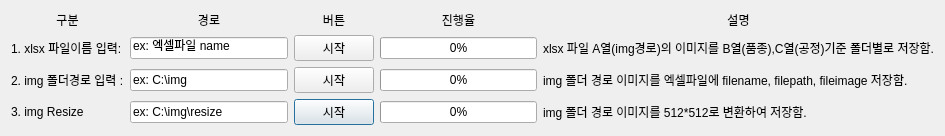
<?xml version="1.0" encoding="UTF-8"?>
<ui version="4.0">
 <class>Dialog</class>
 <widget class="QDialog" name="Dialog">
  <property name="geometry">
   <rect>
    <x>0</x>
    <y>0</y>
    <width>945</width>
    <height>127</height>
   </rect>
  </property>
  <property name="windowTitle">
   <string>SEO</string>
  </property>
  <property name="windowIcon">
   <iconset>
    <normaloff>../../Pictures/seo.jpg</normaloff>../../Pictures/seo.jpg</iconset>
  </property>
  <layout class="QVBoxLayout" name="verticalLayout">
   <item>
    <layout class="QGridLayout" name="gridLayout">
     <item row="1" column="1">
      <widget class="QLabel" name="label_B">
       <property name="text">
        <string>경로</string>
       </property>
       <property name="textFormat">
        <enum>Qt::AutoText</enum>
       </property>
       <property name="scaledContents">
        <bool>false</bool>
       </property>
       <property name="alignment">
        <set>Qt::AlignCenter</set>
       </property>
       <property name="margin">
        <number>4</number>
       </property>
       <property name="indent">
        <number>-1</number>
       </property>
      </widget>
     </item>
     <item row="2" column="0">
      <widget class="QLabel" name="label_01">
       <property name="contextMenuPolicy">
        <enum>Qt::NoContextMenu</enum>
       </property>
       <property name="text">
        <string>1. xlsx 파일이름 입력:</string>
       </property>
      </widget>
     </item>
     <item row="4" column="2">
      <widget class="QPushButton" name="pushButton_3">
       <property name="text">
        <string>시작</string>
       </property>
       <property name="autoRepeatDelay">
        <number>400</number>
       </property>
       <property name="autoRepeatInterval">
        <number>200</number>
       </property>
      </widget>
     </item>
     <item row="1" column="2">
      <widget class="QLabel" name="label_C">
       <property name="text">
        <string>버튼</string>
       </property>
       <property name="textFormat">
        <enum>Qt::AutoText</enum>
       </property>
       <property name="scaledContents">
        <bool>false</bool>
       </property>
       <property name="alignment">
        <set>Qt::AlignCenter</set>
       </property>
       <property name="margin">
        <number>4</number>
       </property>
       <property name="indent">
        <number>-1</number>
       </property>
      </widget>
     </item>
     <item row="1" column="4">
      <widget class="QLabel" name="label_E">
       <property name="mouseTracking">
        <bool>false</bool>
       </property>
       <property name="text">
        <string>설명</string>
       </property>
       <property name="textFormat">
        <enum>Qt::AutoText</enum>
       </property>
       <property name="scaledContents">
        <bool>false</bool>
       </property>
       <property name="alignment">
        <set>Qt::AlignCenter</set>
       </property>
       <property name="margin">
        <number>4</number>
       </property>
       <property name="indent">
        <number>-1</number>
       </property>
      </widget>
     </item>
     <item row="1" column="0">
      <widget class="QLabel" name="label_A">
       <property name="text">
        <string>구분</string>
       </property>
       <property name="textFormat">
        <enum>Qt::AutoText</enum>
       </property>
       <property name="scaledContents">
        <bool>false</bool>
       </property>
       <property name="alignment">
        <set>Qt::AlignCenter</set>
       </property>
       <property name="margin">
        <number>4</number>
       </property>
       <property name="indent">
        <number>-1</number>
       </property>
      </widget>
     </item>
     <item row="2" column="1">
      <widget class="QLineEdit" name="lineEdit_1">
       <property name="text">
        <string>ex: 엑셀파일 name</string>
       </property>
      </widget>
     </item>
     <item row="4" column="1">
      <widget class="QLineEdit" name="lineEdit_3">
       <property name="text">
        <string>ex: C:\img\resize</string>
       </property>
      </widget>
     </item>
     <item row="3" column="0">
      <widget class="QLabel" name="label_02">
       <property name="text">
        <string>2. img 폴더경로 입력 :</string>
       </property>
      </widget>
     </item>
     <item row="1" column="3">
      <widget class="QLabel" name="label_D">
       <property name="text">
        <string>진행율</string>
       </property>
       <property name="textFormat">
        <enum>Qt::AutoText</enum>
       </property>
       <property name="scaledContents">
        <bool>false</bool>
       </property>
       <property name="alignment">
        <set>Qt::AlignCenter</set>
       </property>
       <property name="margin">
        <number>4</number>
       </property>
       <property name="indent">
        <number>-1</number>
       </property>
      </widget>
     </item>
     <item row="3" column="4">
      <widget class="QLabel" name="label_E2">
       <property name="text">
        <string>img 폴더 경로 이미지를 엑셀파일에 filename, filepath, fileimage 저장함.</string>
       </property>
      </widget>
     </item>
     <item row="3" column="3">
      <widget class="QProgressBar" name="progressBar_2">
       <property name="value">
        <number>0</number>
       </property>
      </widget>
     </item>
     <item row="4" column="0">
      <widget class="QLabel" name="label_03">
       <property name="text">
        <string>3. img Resize</string>
       </property>
      </widget>
     </item>
     <item row="2" column="4">
      <widget class="QLabel" name="label_E1">
       <property name="text">
        <string>xlsx 파일 A열(img경로)의 이미지를 B열(품종),C열(공정)기준 폴더별로 저장함.</string>
       </property>
      </widget>
     </item>
     <item row="2" column="3">
      <widget class="QProgressBar" name="progressBar_1">
       <property name="value">
        <number>0</number>
       </property>
      </widget>
     </item>
     <item row="4" column="4">
      <widget class="QLabel" name="label_E2_2">
       <property name="text">
        <string>img 폴더 경로 이미지를 512*512로 변환하여 저장함.</string>
       </property>
      </widget>
     </item>
     <item row="3" column="2">
      <widget class="QPushButton" name="pushButton_2">
       <property name="text">
        <string>시작</string>
       </property>
       <property name="autoRepeatDelay">
        <number>400</number>
       </property>
       <property name="autoRepeatInterval">
        <number>200</number>
       </property>
      </widget>
     </item>
     <item row="2" column="2">
      <widget class="QPushButton" name="pushButton_1">
       <property name="text">
        <string>시작</string>
       </property>
       <property name="autoRepeatDelay">
        <number>400</number>
       </property>
       <property name="autoRepeatInterval">
        <number>200</number>
       </property>
      </widget>
     </item>
     <item row="4" column="3">
      <widget class="QProgressBar" name="progressBar_3">
       <property name="value">
        <number>0</number>
       </property>
      </widget>
     </item>
     <item row="3" column="1">
      <widget class="QLineEdit" name="lineEdit_2">
       <property name="text">
        <string>ex: C:\img</string>
       </property>
      </widget>
     </item>
    </layout>
   </item>
  </layout>
 </widget>
 <resources/>
 <connections/>
</ui>
